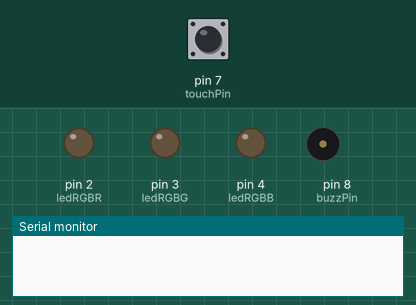
Recording of a sketch running on a simulated Arduino Uno, built with avr-gcc and run on an emulated ATmega328P. Parts: output pins drawn as LEDs (lit = HIGH), buzzer (waves = sounding, pin HIGH), the last lines printed to the serial monitor. Dashed ring = blinking. The test bench sets the inputs (shaded band); at power-on: pin 7 (touchPin) LOW.

Above: at 1.2 s.
1.3 s: pin 7 (touchPin) pulled HIGH for 0.15 s
At 1.45 s:
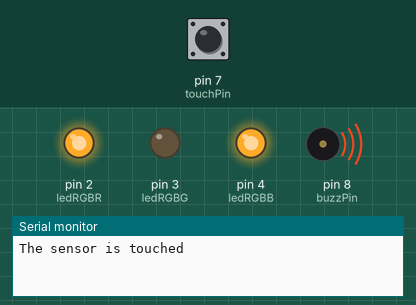
3.3 s: pin 7 (touchPin) pulled HIGH for 1 s
At 4.05 s:
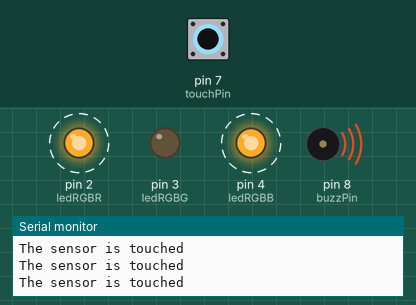
5.8 s: pin 7 (touchPin) pulled HIGH for 3.2 s
At 10.0 s:
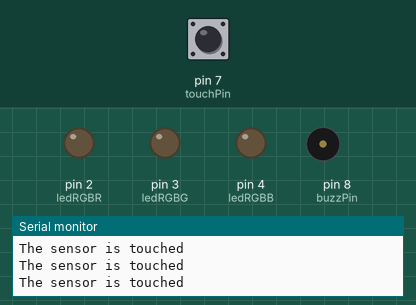
Timing chart, 0 to 11.5 s (numbered marks = the images above; inputs shaded):
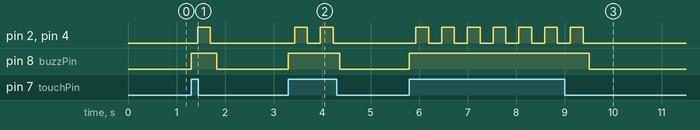

Measured:
- after the input at 1.3 s, pin 2 (ledRGBR), pin 4 (ledRGBB): LOW → HIGH after 0.13 s, → LOW 0.26 s later; pin 8 (buzzPin): LOW → HIGH at once, → LOW 0.53 s later
- after the input at 3.3 s, pin 2 (ledRGBR), pin 4 (ledRGBB): alternates HIGH for 0.26 s and LOW for 0.27 s, 4 changes in all, then stays LOW, starting after 0.13 s; pin 8 (buzzPin): LOW → HIGH at once, → LOW 1.1 s later
- after the input at 5.8 s, pin 2 (ledRGBR), pin 4 (ledRGBB): alternates HIGH for 0.26 s and LOW for 0.27 s, 14 changes in all, then stays LOW, starting after 0.13 s; pin 8 (buzzPin): LOW → HIGH at once, → LOW 3.7 s later

The sketch:

Touch-Detector-Arduino.ino
```cpp
int ledRGBR = 2;
int ledRGBG = 3;
int ledRGBB = 4;
int touchPin = 7;
int buzzPin = 8;
int currentState;

void setup() {
  // put your setup code here, to run once:
  Serial.begin(9600);
  pinMode(touchPin, INPUT);
  pinMode(buzzPin, OUTPUT);
}

void loop() {
  digitalWrite(buzzPin, LOW);
  // put your main code here, to run repeatedly:
  currentState = digitalRead(touchPin);
  //  Serial.print(currentState);
  if(currentState == HIGH){
    Buzzer();
  Serial.println("The sensor is touched");
    for (int i = 0 ; i <= 255; i++) {
      analogWrite(ledRGBR, i);
      analogWrite(ledRGBG, i);
      analogWrite(ledRGBB, i);
      delay(1);
    }
    for (int i = 255 ; i >= 0; i--) {
      analogWrite(ledRGBR, i);
      analogWrite(ledRGBG, i);
      analogWrite(ledRGBB, i);
      delay(1);
    }
  }
}
void Buzzer(){
  digitalWrite(buzzPin, LOW);
  delay(1);
  digitalWrite(buzzPin, HIGH);
  delay(1);
  return;
}
```
